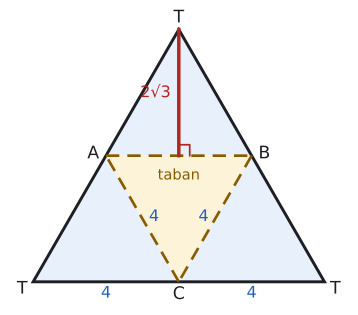

Write Python code to recreate this figure.
import sys; sys.path.insert(0, "tools")
from cizim import *

# Ayrıtı 4 olan düzgün dört yüzlünün açınımı: kenarı 8 olan eşkenar üçgen, orta noktalar birleştirilmiş.
# Ortadaki üçgen taban (ABC); dıştaki üç üçgen katlanınca üç köşe de T'de buluşur. Üst yüzde yan yüz yüksekliği 2√3.
a = 4
s3 = np.sqrt(3)
T1, T2, T3 = np.array([0, 0.]), np.array([2 * a, 0.]), np.array([a, a * s3])   # büyük üçgen (köşeler T)
C = (T1 + T2) / 2; B = (T2 + T3) / 2; A = (T1 + T3) / 2                       # orta noktalar
fig, ax = sekil(4.6, 4.2)
for uc in ((T1, C, A), (T2, B, C), (T3, A, B)):
    ax.add_patch(patches.Polygon(uc, closed=True, facecolor=MAVI_ACIK, edgecolor="none", zorder=2))
ax.add_patch(patches.Polygon((T1, T2, T3), closed=True, facecolor="none", edgecolor=YAZI, lw=2.2, zorder=3))
ax.add_patch(patches.Polygon((A, B, C), closed=True, facecolor=SARI_ACIK, edgecolor="none", zorder=2.5))
for p, q in ((A, B), (B, C), (C, A)):
    ax.plot([p[0], q[0]], [p[1], q[1]], color=SARI, lw=2, ls=(0, (5, 3)), zorder=3)
M = (A + B) / 2
ax.plot([T3[0], M[0]], [T3[1], M[1]], color=KIRMIZI, lw=2.6, zorder=4)
u = np.array([1.0, 0]); w = np.array([0, 1.0]); r = 0.3
ax.plot([M[0] + r, M[0] + r, M[0]], [M[1], M[1] + r, M[1] + r], color=KIRMIZI, lw=1.3, zorder=5)
ax.text(M[0] - 0.22, (T3[1] + M[1]) / 2, "2√3", color=KIRMIZI, ha="right", va="center", fontsize=12)
for p, ad, dx, dy in ((T1, "T", -0.3, -0.2), (T2, "T", 0.3, -0.2), (T3, "T", 0, 0.32), (A, "A", -0.35, 0.05), (B, "B", 0.35, 0.05), (C, "C", 0, -0.35)):
    ax.text(p[0] + dx, p[1] + dy, ad, ha="center", va="center", fontsize=13)
for p, q, dx, dy in ((T1, C, 0, -0.32), (C, T2, 0, -0.32), (A, C, 0.32, 0.05), (B, C, -0.32, 0.05)):
    m = (p + q) / 2; ax.text(m[0] + dx, m[1] + dy, "4", ha="center", va="center", fontsize=12, color=MAVI)
ax.text(a, a * s3 / 2 - 0.55, "taban", ha="center", va="center", fontsize=11, color=SARI)
ax.set_xlim(-0.7, 2 * a + 0.7); ax.set_ylim(-0.7, a * s3 + 0.6)
ax.set_aspect("equal"); ax.axis("off")
kaydet(fig, __file__)
